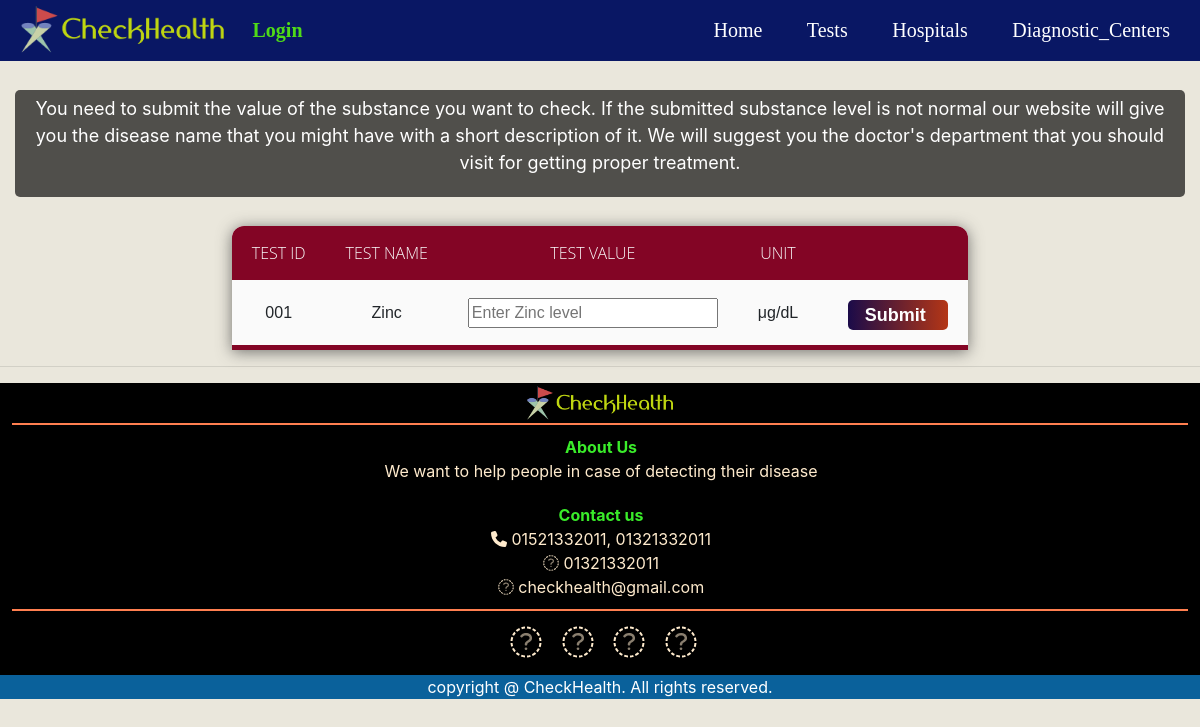
Screenshot of /check/1 with the database file from the repository.
### SARZS/models.py (models this page shows)
class test(models.Model):
    tid = models.CharField(max_length=10, null=True)
    Test_Name = models.CharField(max_length=100, null=True)
    tmin = models.FloatField()
    tmax = models.FloatField()
    treference = models.CharField(max_length=100, null=True)
    tunit = models.CharField(max_length=100, null=True)
    tdoctor = models.CharField(max_length=100, null=True)
    tdescription = models.TextField(null=True)
    thigh_disease = models.CharField(max_length=100, null=True)
    tlow_disease = models.CharField(max_length=100, null=True)
    thigh_advice = models.TextField(null=True)
    tlow_advice = models.TextField(null=True)

### SARZS/views.py (the view)
# urls.py: path('check/<int:id>', check, name='check'),
def check(request,id):
    row = test.objects.get(id=id)
    return render(request, 'htmls/check.html', {'row': row})

### SARZS/templates/htmls/check.html (shortened to what this page needs)
{% extends 'htmls/main.html' %}
{% block content %}
<head>
</head>
<body>
    <div class="description">
        <p>
            You need to submit the value of the substance you want to check.
            If the submitted substance level is not normal our website will give you the disease name that you might have with a short description of it.
            We will suggest you the doctor's department that you should visit for getting proper treatment.
        </p>
    </div>
    <br>
<form action="{% url 'result' row.id %}" method="post">
<table>
    <tr>
        <th>Test id</th>
        <th>Test name</th>
        <th >Test Value</th>
        <th >Unit</th>
        <th ></th>
    </tr>
    <tr>
        <td >{{ row.tid }}</td>
        <td >{{ row.Test_Name }}</td>
        <td><input type="text" name="level" placeholder="Enter {{ row.Test_Name }} level" required style="width: 250px;"></td>
        <td>{{ row.tunit }}</td>
        <td><button class="submit_button" type="submit">Submit</button></td>
    </tr>
</table>
</form>
</body>
{% endblock %}

### SARZS/templates/htmls/main.html (style rules this page uses)
body { background: #EAE7DC; }

### SARZS/templates/htmls/navBar.html (style rules this page uses)
html, body { margin: 0; padding: 0; width: 100%; }

### SARZS/templates/htmls/check.html (style rules this page uses)
.submit_button { height: 30px; width: 100px; background: -webkit-linear-gradient(left, #1b0b49, #b43616); border: none; color: #fff; padding-left: 0; border-radius: 5px; font-size: 18px; font-weight: bold; cursor: pointer; text-align: center; margin-top: 5px; margin-left: 10px; }
table { margin: auto; border-collapse: collapse; border-spacing: 0; box-shadow: 0 2px 15px rgba(64,64,64,.7); border-radius: 12px 12px 0 0; margin-top: 5px; overflow: hidden; }
td , th { padding: 15px 20px; text-align: center; }
th { background-color: rgb(131, 5, 37); color: #fafafa; font-family: 'Open Sans',Sans-serif; font-weight: 200; text-transform: uppercase; }
tr { width: 100%; background-color: #fafafa; font-family: 'Montserrat', sans-serif; }
tr:last-of-type { border-bottom: 5px solid rgb(131, 5, 37); }
.description { background: rgba(0, 0, 0, 0.658); border-radius: 5px; color: white; padding: 5px; margin-top: 10px; text-align: center; font-size: 18px; }

### rows the page displays
test: tid "001", Test_Name "Zinc", level "Enter Zinc level", tunit "μg/dL"
